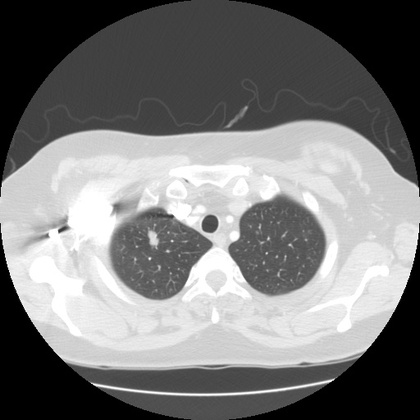
%> input picture Source codes + Sample data/Dataset/Cancer CT/IM-0001-0018 copy.jpg, 420 x 420 px, shrunk from 512 x 512 before the run; its folder holds only this picture in this run
$ octave test_performance.m   (GNU Octave 9; MATLAB toolbox functions it lacks are replaced by stand-ins)
%> lines starting %> are read from the running program, lines starting %| are printed output that depends on the picture; in (x1, y1, x2, y2) boxes, pixels count from 0 and x2, y2 are one past the last pixel; in counts of white or black regions, pixels touching at a corner belong together; the program's own positions count from 1
% Test performance for cancer detection
% Written by Shu Leong & Moana Yamanouchi

%Calculate TAR, TRR, FAR, FRR
%setting up directory for cancer CT --> measure TAR & FRR
cancer_dir = '/Users/shuling/Desktop/Cancer CT';
%build full file name from parts
%returns a character vector containing the full path to the file
%filePattern = '/Users/shuling/Desktop/CT/*.jpg'
filePattern = fullfile(cancer_dir, '*.jpg');
%folder content
jpegFiles = dir(filePattern);
cancer_nFiles = length(jpegFiles);
TAR = 0;
TRR = 0;
FAR = 0;
FRR = 0;

for i=1:cancer_nFiles
   baseFilename = jpegFiles(i).name;
   fullFilename = fullfile(cancer_dir, baseFilename);
   I = imread(fullFilename);
%> I is the input picture: size 420x420 uint8; min 0, max 255, mean 122.6
   % Set up variables
    roundnessThreshold = 0.25; % tumors generally have some semblance of roundness
    areaThreshold = 100; % blood vessels are generally smaller than this size
    sizeOfObject = 0; % to record the largest object's size
    traced = 0; % tumors found or not found

    % Segment lung images using thresholding method (Otsu's)
    BW = imbinarize(I);
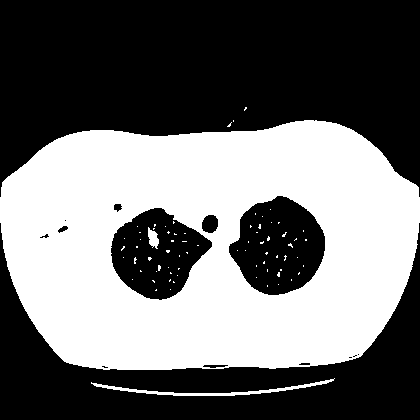
%> BW: size 420x420 logical; 43.7% white; 74 white regions (71 under 20 px), largest, box (x1, y1, x2, y2) and area: (0, 120, 420, 370) 75821, (91, 378, 335, 396) 758, (148, 227, 159, 249) 150

    % Clear unnecessary part of the image using imclearborder
    objectsOnly = imclearborder(BW);
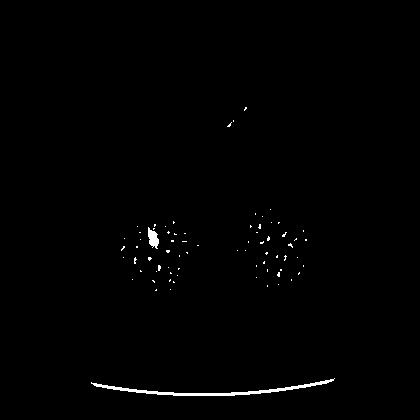
%> objectsOnly: size 420x420 logical; 0.68% white; 73 white regions (71 under 20 px), largest, box (x1, y1, x2, y2) and area: (91, 378, 335, 396) 758, (148, 227, 159, 249) 150

    % Find largest 5 objects (tumors are generally greater in size than blood vessels)
    largest5Objects = bwareafilt(objectsOnly, 5);
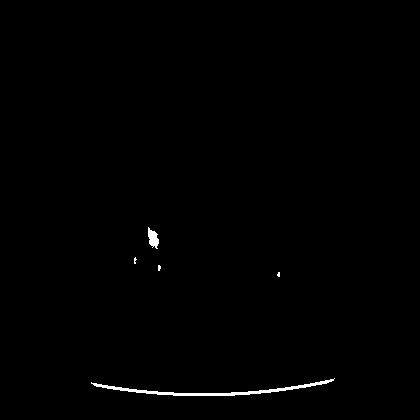
%> largest5Objects: size 420x420 logical; 0.54% white; 5 white regions (3 under 20 px), largest, box (x1, y1, x2, y2) and area: (91, 378, 335, 396) 758, (148, 227, 159, 249) 150

    % Traces the exterior boundaries of objects
    [B,L] = bwboundaries(largest5Objects,'noholes');
%> L: size 420x420 double; 6 distinct labels, from 0 to 5
%> B = 5 boundaries; box (x1, y1, x2, y2) and points: (91, 378, 335, 396) 489, (148, 227, 159, 249) 52, (134, 257, 137, 264) 14, (158, 265, 161, 271) 13, (277, 272, 280, 277) 11

    % Returns measurements for area and center of mass of region for each labeled region in the label matrix L
    stats = regionprops(L,'Area','Centroid');
%> stats = 5 regions; Area and Centroid: 758 [214.3 391], 150 [153.7 239], 15 [159.8 268.4], 13 [135.6 261.1], 12 [279.3 275.1]

    % Loop over the boundaries
    for k = 1:length(B)

      % Obtain (X,Y) boundary coordinates corresponding to label 'k'
      boundary = B{k};

      % Compute a simple estimate of the object's perimeter
      delta_sq = diff(boundary).^2;
      perimeter = sum(sqrt(sum(delta_sq,2)));

      % Obtain the area calculation corresponding to label 'k'
      area = stats(k).Area;

      % Compute the roundness metric
      metric = 4*pi*area/perimeter^2;
      metric_string = sprintf('%2.2f',metric);

      % Compare against pre-defined roundness and area threshold
      % Cancer nodules should have some semblance of roundness and greater in
      % size than blood vessels (which normally are around 30 to 60 pixels in
      % size)
      if metric > roundnessThreshold
          if area > sizeOfObject && area > areaThreshold
              sizeOfObject = area;
              traced = B{k};
          end
      end
    end
%> this loop made 5 passes
%> (perimeter, area, metric, metric_string, sizeOfObject) on pass 3: (60.53, 150, 0.515, '0.51', 150)
%> (perimeter, area, metric, metric_string) on pass 1: (510.4, 758, 0.0366, '0.04')
%> after the loop, traced = 52 rows, first 12: [228 149; 229 150; 230 150; 231 151; 231 152; 232 153; 232 154; 232 155; 233 156; 234 157; 235 158; 236 157]

    % Calculate TAR and FRR
    if traced ~= 0
        TAR = TAR + 1;
    else
        FRR = FRR + 1;
    end
end

%setting up directory for normal CT --> measure TRR & FAR
normal_dir = '/Users/shuling/Desktop/Normal CT';
%build full file name from parts
%returns a character vector containing the full path to the file
%filePattern = '/Users/shuling/Desktop/CT/*.jpg'
filePattern = fullfile(normal_dir, '*.jpg');
%folder content
jpegFiles = dir(filePattern);
normal_nFiles = length(jpegFiles);

for i=1:normal_nFiles
   baseFilename = jpegFiles(i).name;
   fullFilename = fullfile(normal_dir, baseFilename);
   I = imread(fullFilename);
   % Set up variables
    roundnessThreshold = 0.25; % tumors generally have some semblance of roundness
    areaThreshold = 100; % blood vessels are generally smaller than this size
    sizeOfObject = 0; % to record the largest object's size
    traced = 0; % tumors found or not found

    % Segment lung images using thresholding method (Otsu's)
    BW = imbinarize(I);

    % Clear unnecessary part of the image using imclearborder
    objectsOnly = imclearborder(BW);

    % Find largest 5 objects (tumors are generally greater in size than blood vessels)
    largest5Objects = bwareafilt(objectsOnly, 5);

    % Traces the exterior boundaries of objects
    [B,L] = bwboundaries(largest5Objects,'noholes');

    % Returns measurements for area and center of mass of region for each labeled region in the label matrix L
    stats = regionprops(L,'Area','Centroid');

    % Loop over the boundaries
    for k = 1:length(B)

      % Obtain (X,Y) boundary coordinates corresponding to label 'k'
      boundary = B{k};

      % Compute a simple estimate of the object's perimeter
      delta_sq = diff(boundary).^2;
      perimeter = sum(sqrt(sum(delta_sq,2)));

      % Obtain the area calculation corresponding to label 'k'
      area = stats(k).Area;

      % Compute the roundness metric
      metric = 4*pi*area/perimeter^2;
      metric_string = sprintf('%2.2f',metric);

      % Compare against pre-defined roundness and area threshold
      % Cancer nodules should have some semblance of roundness and greater in
      % size than blood vessels (which normally are around 30 to 60 pixels in
      % size)
      if metric > roundnessThreshold
          if area > sizeOfObject && area > areaThreshold
              sizeOfObject = area;
              traced = B{k};
          end
      end
    end

    % Calculate TRR & FAR
    if traced ~= 0
        FAR = FAR + 1;
    else
        TRR = TRR + 1;
    end
end

$ run again, on Source codes + Sample data/Dataset/Cancer CT/IM-0001-0029.jpg
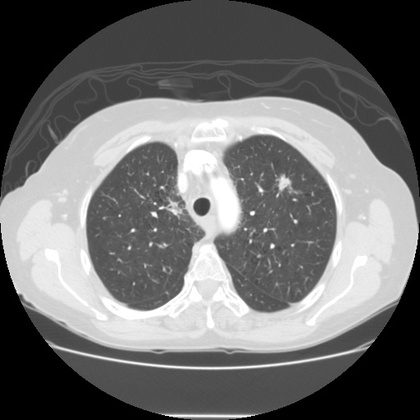
%> input picture Source codes + Sample data/Dataset/Cancer CT/IM-0001-0029.jpg, 420 x 420 px, shrunk from 512 x 512 before the run
%> I is the input picture: size 420x420 uint8; min 0, max 255, mean 111
%> `BW = imbinarize(I);`:
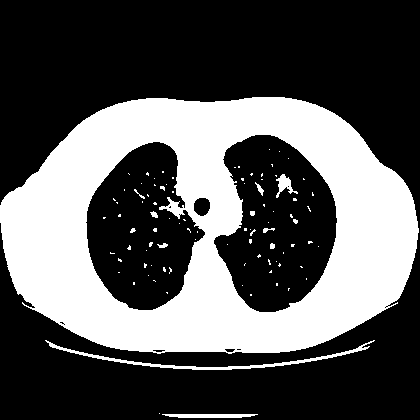
%> BW: size 420x420 logical; 34.4% white; 94 white regions (82 under 20 px), largest, box (x1, y1, x2, y2) and area: (0, 97, 419, 354) 58474, (45, 340, 375, 370) 1049, (162, 414, 258, 418) 332
%> objectsOnly: size 420x420 logical; 1.3% white; 93 white regions (82 under 20 px), largest, box (x1, y1, x2, y2) and area: (45, 340, 375, 370) 1049, (162, 414, 258, 418) 332, (276, 174, 298, 198) 210
%> `largest5Objects = bwareafilt(objectsOnly, 5);`:
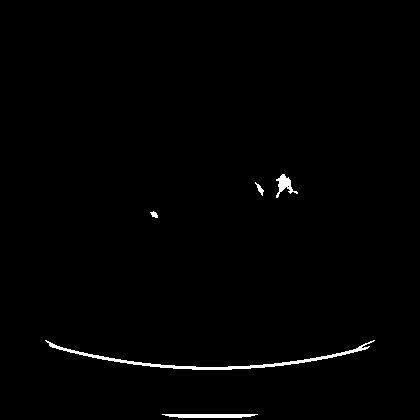
%> largest5Objects: size 420x420 logical; 0.95% white; 5 white regions, box (x1, y1, x2, y2) and area: (45, 340, 375, 370) 1049, (162, 414, 258, 418) 332, (276, 174, 298, 198) 210, (255, 182, 264, 196) 45, (150, 211, 158, 218) 34
%> L: size 420x420 double; 6 distinct labels, from 0 to 5
%> B = 5 boundaries; box (x1, y1, x2, y2) and points: (45, 340, 375, 370) 677, (162, 414, 258, 418) 191, (276, 174, 298, 198) 84, (255, 182, 264, 196) 28, (150, 211, 158, 218) 20
%> stats = 5 regions; Area and Centroid: 1049 [211.9 360.7], 332 [210.5 416.3], 210 [285.2 185.5], 45 [260.5 189.5], 34 [154.9 215.2]
%> the loop `for k = 1:length(B)` made 5 passes
%> (perimeter, area, metric, metric_string, sizeOfObject) on pass 5: (98.33, 210, 0.273, '0.27', 210)
%> after the loop `for k = 1:length(B)`: traced = 84 rows, first 12: [180 277; 180 278; 179 279; 179 280; 178 281; 177 281; 176 282; 175 283; 175 284; 175 285; 176 285; 177 286]

$ run again, on Source codes + Sample data/Dataset/Cancer CT/IM-0001-0031.jpg
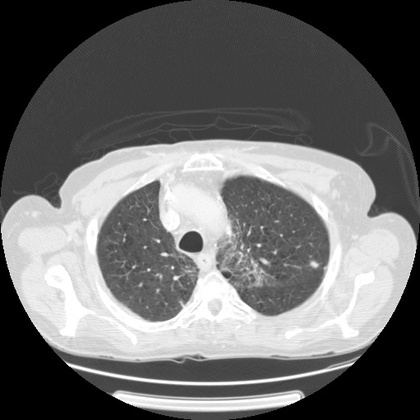
%> input picture Source codes + Sample data/Dataset/Cancer CT/IM-0001-0031.jpg, 420 x 420 px, shrunk from 512 x 512 before the run
%> I is the input picture: size 420x420 uint8; min 0, max 255, mean 108.7
%> `BW = imbinarize(I);`:
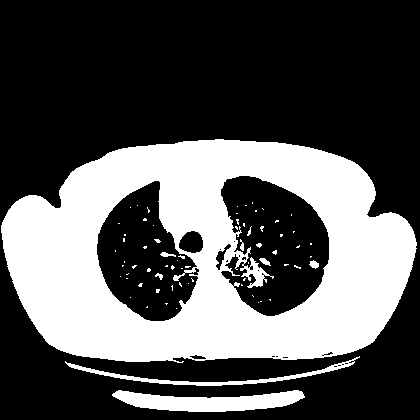
%> BW: size 420x420 logical; 34% white; 71 white regions (61 under 20 px), largest, box (x1, y1, x2, y2) and area: (1, 139, 417, 363) 55546, (112, 390, 305, 412) 2614, (65, 356, 360, 386) 1165
%> largest5Objects: size 420x420 logical; 33.7% white; 5 white regions, box (x1, y1, x2, y2) and area: (1, 139, 417, 363) 55546, (112, 390, 305, 412) 2614, (65, 356, 360, 386) 1165, (309, 260, 319, 269) 57, (259, 258, 271, 266) 49
%> `[B,L] = bwboundaries(largest5Objects,'noholes');`:
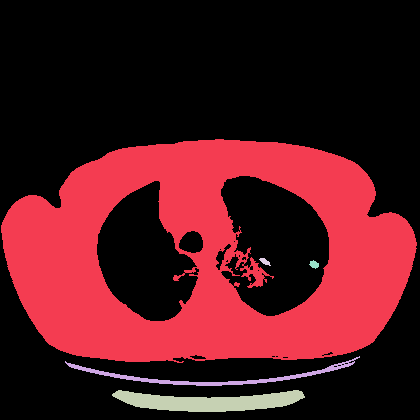
%> L: size 420x420 double; 6 distinct labels, from 0 to 5; one colour per label, 0 black
%> B = 5 boundaries; box (x1, y1, x2, y2) and points: (1, 139, 417, 363) 1067, (65, 356, 360, 386) 594, (112, 390, 305, 412) 389, (259, 258, 271, 266) 25, (309, 260, 319, 269) 24
%> stats = 5 regions; Area and Centroid: 55546 [208.4 257], 2614 [210.1 402.4], 1165 [214.9 377], 57 [314.8 265], 49 [265.5 262.2]
%> the loop `for k = 1:length(B)` made 5 passes
%> (perimeter, area, metric, metric_string, sizeOfObject) on pass 1: (1197.7, 55546, 0.487, '0.49', 55546)
%> after the loop `for k = 1:length(B)`: traced = 1067 rows, first 12: [226 2; 225 3; 224 3; 223 3; 222 4; 221 4; 220 5; 219 5; 218 6; 217 6; 216 7; 215 7]
